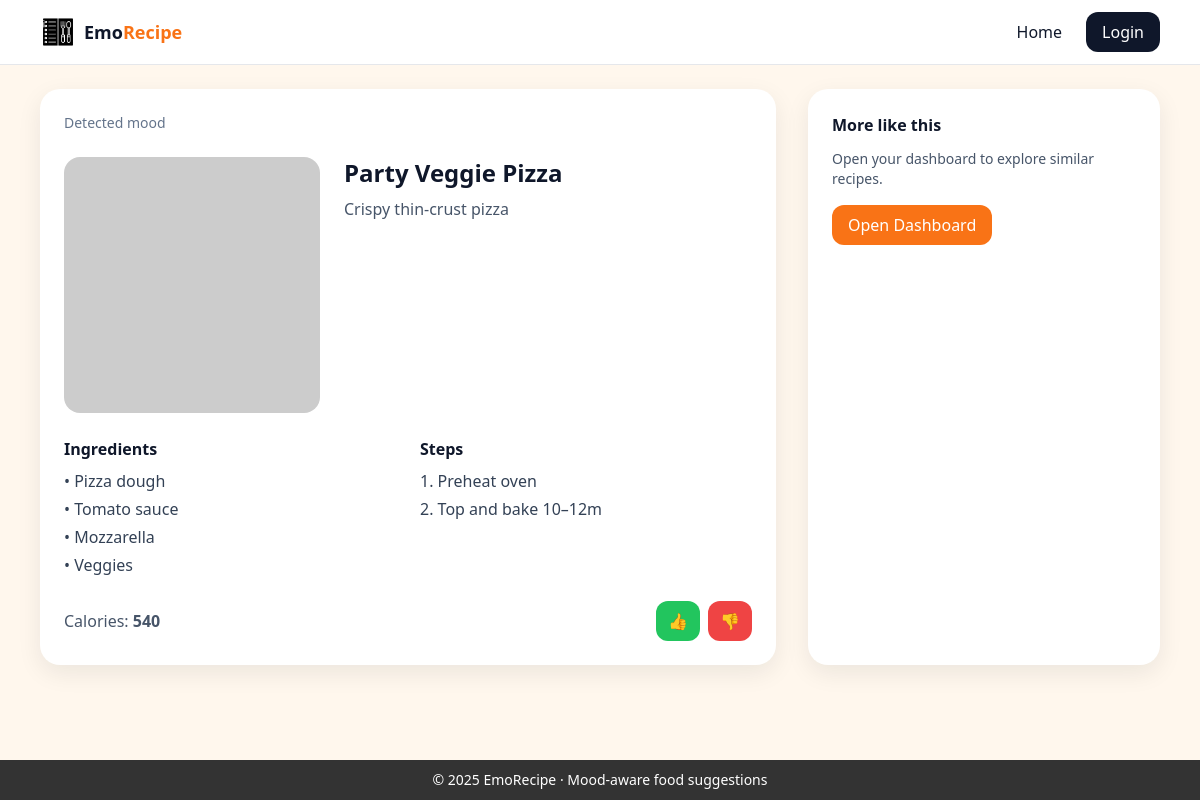
Screenshot of /recipe/2 with the database file from the repository.
### tables this page shows
CREATE TABLE recipes (
  id INTEGER PRIMARY KEY AUTOINCREMENT,
  title TEXT NOT NULL,
  description TEXT,
  ingredients TEXT NOT NULL,  -- JSON array
  steps TEXT NOT NULL,        -- JSON array
  calories INTEGER DEFAULT 0,
  mood_tag TEXT NOT NULL,     -- celebration | chocolate | comfort | high_protein | fresh
  image_url TEXT,
  rating REAL DEFAULT 4.5
);

### app.py (the view)
@app.get("/recipe/<int:rid>")
def recipe_view(rid: int):
    recipe = query_one("SELECT * FROM recipes WHERE id = ?", (rid,))
    if not recipe:
        flash("Recipe not found", "error")
        return redirect(url_for("home"))
    recipe = dict(recipe)
    recipe["ingredients"] = json.loads(recipe["ingredients"])
    recipe["steps"] = json.loads(recipe["steps"])
    recipe_title_sanitized = recipe["title"].replace(" ", "+")
    recipe["image_url"] = f"https://placehold.co/600x450/f97316/fff?text={recipe_title_sanitized}"
    return render_template("mood_based_recipe_card.html", recipe=recipe, mood=request.args.get("mood", ""), config=app.config)

### database/db_helper.py (called while the page is built)
def _connect():
    con = sqlite3.connect(current_app.config["DATABASE_PATH"])
    con.row_factory = sqlite3.Row
    return con

def get_db():
    if "db" not in g:
        g.db = _connect()
    return g.db

def query_one(sql: str, params: tuple = ()):
    cur = get_db().execute(sql, params)
    row = cur.fetchone()
    cur.close()
    return row

### templates/mood_based_recipe_card.html (shortened to what this page needs)
{% extends "base.html" %}
{% block content %}
<div class="grid md:grid-cols-3 gap-8">
  <div class="md:col-span-2 card-soft bg-white p-6">
    <div class="text-sm text-slate-500">Detected mood</div>
    <div class="mt-6 flex flex-col md:flex-row gap-6">
      {% if recipe.image_url %}
        <img src="{{ recipe.image_url }}" class="w-full md:w-64 h-64 object-cover rounded-2xl" alt="">
      {% endif %}
      <div>
        <h3 class="text-2xl font-semibold">{{ recipe.title }}</h3>
        <p class="text-slate-600 mt-2">{{ recipe.description }}</p>
      </div>
    </div>
    <div class="mt-6 grid md:grid-cols-2 gap-6">
      <div>
        <h4 class="font-semibold mb-2">Ingredients</h4>
        <ul class="space-y-1 text-slate-700">
          {% for x in recipe.ingredients %}
          <li>• {{ x }}</li>
          {% endfor %}
        </ul>
      </div>
      <div>
        <h4 class="font-semibold mb-2">Steps</h4>
        <ol class="list-decimal list-inside space-y-1 text-slate-700">
          {% for s in recipe.steps %}
          <li>{{ s }}</li>
          {% endfor %}
        </ol>
      </div>
    </div>
    <div class="mt-6 flex items-center justify-between">
      <span class="text-slate-600">Calories: <strong>{{ recipe.calories }}</strong></span>
      <div class="flex gap-2">
        <button class="px-3 py-2 rounded-xl bg-green-500 text-white"
                onclick="sendFeedback({{ recipe.id }}, '{{ mood }}','up')">👍</button>
        <button class="px-3 py-2 rounded-xl bg-red-500 text-white"
                onclick="sendFeedback({{ recipe.id }}, '{{ mood }}','down')">👎</button>
      </div>
    </div>
  </div>
  <aside class="card-soft bg-white p-6">
    <h4 class="font-semibold mb-3">More like this</h4>
    <p class="text-sm text-slate-600">Open your dashboard to explore similar recipes.</p>
    <a href="/dashboard" class="inline-block mt-4 btn-accent px-4 py-2 rounded-xl">Open Dashboard</a>
  </aside>
</div>
{% endblock %}

### static/css/style.css (style rules this page uses)
:root { --ink:#0f172a; --muted:#64748b; --accent:#f97316; --mint:#10b981; --cream:#fff7ed; }
body { background:var(--cream); color:var(--ink); }
.card-soft { box-shadow:0 8px 24px rgba(15,23,42,.08); border-radius:1.25rem; }
.btn-accent { background:var(--accent); color:#fff; }

### rows the page displays
recipes: title "Party Veggie Pizza", description "Crispy thin-crust pizza", calories "540"

### other values shown
{{ x }} "Pizza dough" "Tomato sauce" "Mozzarella" "Veggies"
{{ s }} "Preheat oven" "Top and bake 10–12m"
